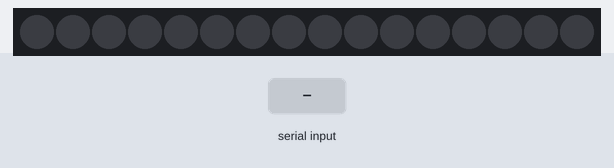
A sketch run on a simulated Arduino Uno, built with avr-gcc and run on an emulated ATmega328P. Parts: 16 RGB LEDs in strip order, left to right. The test bench sets the inputs (shaded band). Dim RGB values are drawn brighter than linear.

Above: at 1.2 s.
1.3 s: "2" received over Serial
At 3.3 s:
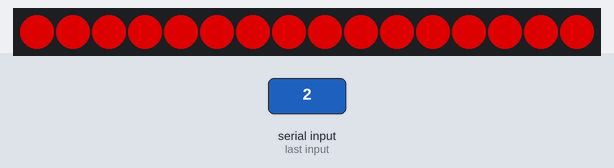
3.7 s: "2" received over Serial
At 5.2 s:
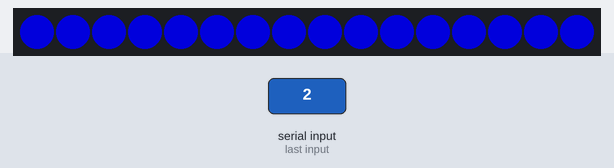
6.1 s: "2" received over Serial
At 8.2 s:
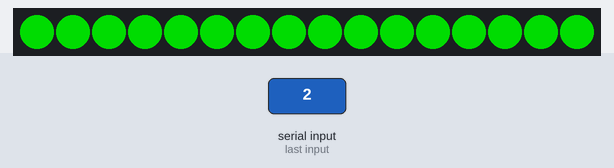
8.5 s: "1" received over Serial
At 9.9 s:
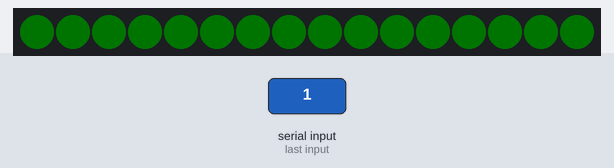
Timing chart, 0 to 11.5 s (numbered marks = the images above; inputs shaded):
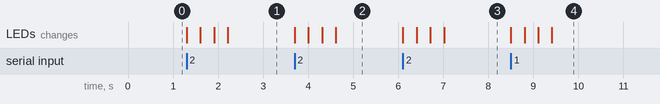

The sketch:

HackZurich_local.ino
```cpp
#include <Adafruit_NeoPixel.h>

int incomingByte = 0;

int ledPin = 6;
#define NUMPIXELS      16
bool ledsOn = 0;
int colorID = 0;
Adafruit_NeoPixel pixels = Adafruit_NeoPixel(NUMPIXELS, ledPin, NEO_GRB + NEO_KHZ800);

void setup() {
  Serial.begin(9600);
  pixels.begin();
  pixels.show();
}

void loop() {
  if (Serial.available() > 0) {
          incomingByte = Serial.read();

          if (incomingByte == 48){
            // Serial.println("idle");
          } else if (incomingByte == 49){
            ledsOn = !ledsOn;
            if (ledsOn) {
              turnOn();
            } else {
              turnOff();
            }
          } else if (incomingByte == 50){
            colorID++;
            colorID = colorID % 3;
            update();
          }
          // Serial.println(incomingByte, DEC);
  }
}

void turnOn()
{
  for(int j=0; j<150; j++) {
    for(int i=0;i<NUMPIXELS;i++){
      switch(colorID){
        case 1:
          pixels.setPixelColor(i, pixels.Color(j,0,0));
          break;
        case 2:
          pixels.setPixelColor(i, pixels.Color(0,0,j));
          break;
        default:
          pixels.setPixelColor(i, pixels.Color(0,j,0));
      }
    }
    pixels.show();
    delay(5);
  }
}

void turnOff()
{
  for(int j=0; j<150; j++) {
    for(int i=0;i<NUMPIXELS;i++){
      switch(colorID){
        case 1:
          pixels.setPixelColor(i, pixels.Color(150-j,0,0));
          break;
        case 2:
          pixels.setPixelColor(i, pixels.Color(0,0,150-j));
          break;
        default:
          pixels.setPixelColor(i, pixels.Color(0,150-j,0));
      }
    }
    pixels.show();
    delay(5);
  }
}

void update()
{
  for(int j=0; j<150; j++) {
    for(int i=0;i<NUMPIXELS;i++){
      switch(colorID){
        case 1:
          pixels.setPixelColor(i, pixels.Color(j,150-j,0));
          break;
        case 2:
          pixels.setPixelColor(i, pixels.Color(150-j,0,j));
          break;
        default:
          pixels.setPixelColor(i, pixels.Color(0,j,150-j));
      }
    }
    pixels.show();
    delay(5);
  }
  pixels.show();
  ledsOn = 1;
}
```

Measured:
- after the input at 1.3 s, the LEDs: first change at once (image 1 shows a later state)
